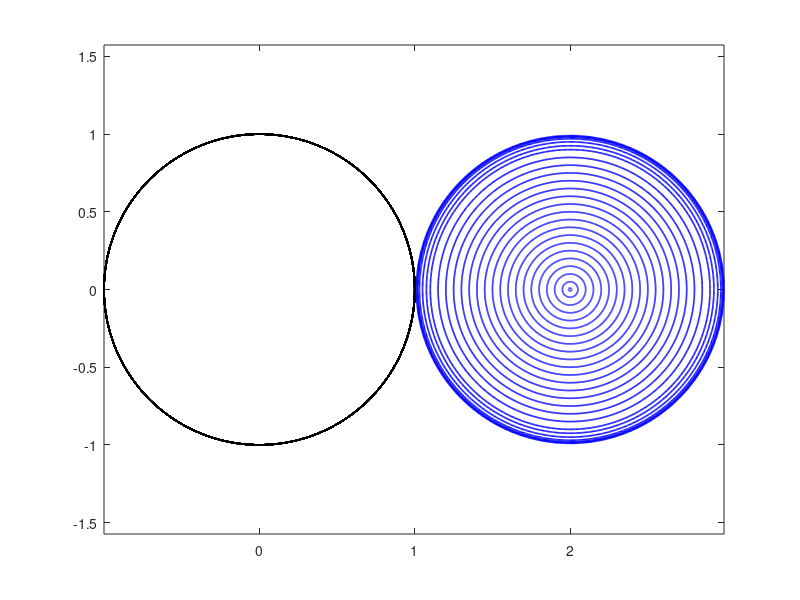

Write MATLAB code to recreate this figure.
clear
% example_2c_error_plot.m
%
% In this example, the function 
% cap = capgc (et,etp,alphav,deltav,m,ell,mp,alpha)
% is used to compute the capacity of the generalized condenser (B,E,delta)
% where
% 1)  B=C (the complex plane) and hence ell=0
% 2)  E=E1 U E2 where E1 is the interior of the circle |z|=1 and E2 is the
% interior of the circle |z-a|=r.
% 3)  delta=[0 1];
% 4)  For this case, E is bounded and m'=m=2, G is unbounded
% 
% The exact capacity for this case is known and given by
%  cap = 2/(1+sqrt(1-4*r/((1+a-r)*(a+r-1))))-1;
%
%
a        =  2;   rv = [0.01,0.05:0.05:0.9,0.925,0.95,0.97,0.98,0.985,0.99];
%
% 
n        =   2^10;
t        =  (0:2*pi/n:2*pi-2*pi/n).';
%
%
alphav   =  [0 ; a];
deltav   =  [0 ; 1];
m        =   2; 
mp       =   m; 
ell      =   0;
%
%
for itr=1:length(rv)
    r        =   rv(itr);
    k=1;
    et (1+(k-1)*n:k*n,1)   =         exp(-i.*t);
    etp(1+(k-1)*n:k*n,1)   =     -i.*exp(-i.*t);
    k=m; % parametrization of \Gamma_m, the external boundary
    et (1+(k-1)*n:k*n,1)   =    a+r.*exp(-i.*t);
    etp(1+(k-1)*n:k*n,1)   =   -i*r.*exp(-i.*t);
    
    % Plot the domain
    figure(1);
    hold on
    box on
    k=1;
    crv    =  et((k-1)*n+1:k*n,1); crv(n+1)  =  crv(1);
    plot(real(crv),imag(crv),'k','LineWidth',1.2)
    k=2;
    crv    =  et((k-1)*n+1:k*n,1); crv(n+1)  =  crv(1);
    plot(real(crv),imag(crv),'b','LineWidth',1.2)
    axis equal
    drawnow
   
    exact_q     =  2/(1+sqrt(1-4*r/((1+a-r)*(a+r-1))))-1;
    exact_cap(itr)   =  2*pi/log(1/exact_q)
end
%
%
format long g
[rv.' exact_cap.']
%%
